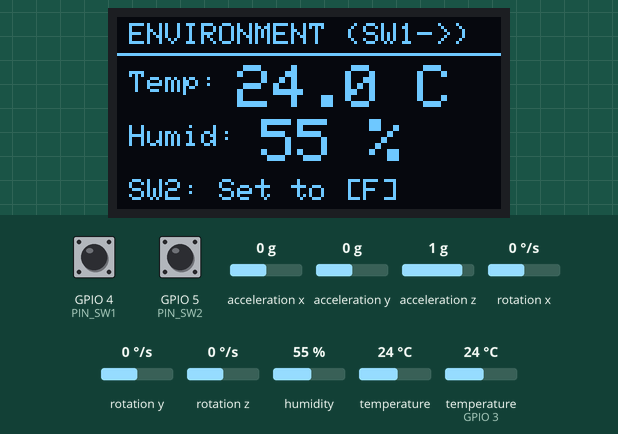
Bench run of a sketch on a simulated Seeed XIAO ESP32-C3. Parts: 128×64 one-colour display. The test bench sets the inputs (shaded band); at power-on: GPIO 4 (PIN_SW1) HIGH, acceleration x 0 g, GPIO 5 (PIN_SW2) HIGH, acceleration y 0 g, acceleration z 1 g, rotation x 0 °/s, rotation y 0 °/s, rotation z 0 °/s, humidity 55 %, temperature 24 °C, temperature (sensor on GPIO 3) 24 °C. What the sketch prints to the serial monitor is not drawn.

Above: at 3.5 s.
3.6 s: GPIO 4 (PIN_SW1) pulled LOW for 0.15 s
At 4.3 s:
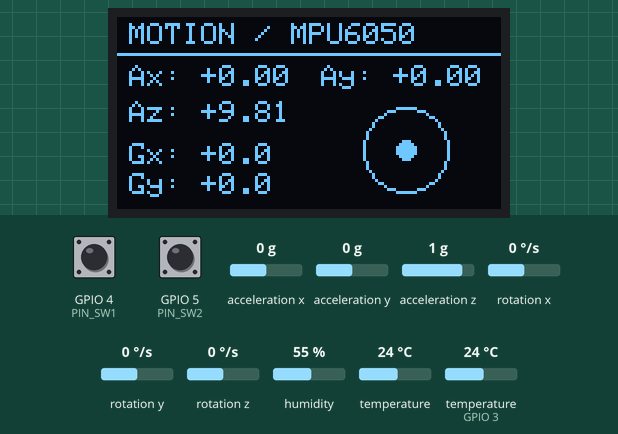
5.2 s: acceleration x set to -1.4 g
At 6.4 s:
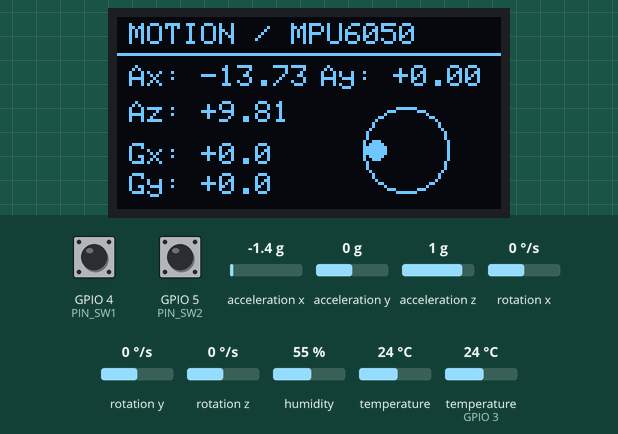
6.9 s: GPIO 4 (PIN_SW1) pulled LOW for 1 s
At 8.5 s:
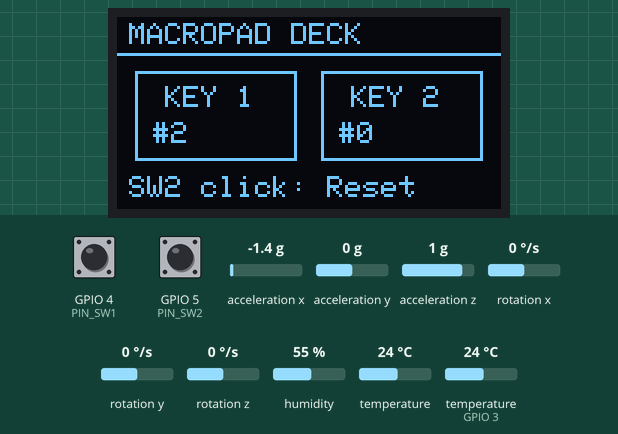
9.4 s: GPIO 5 (PIN_SW2) pulled LOW for 0.15 s
At 9.5 s:
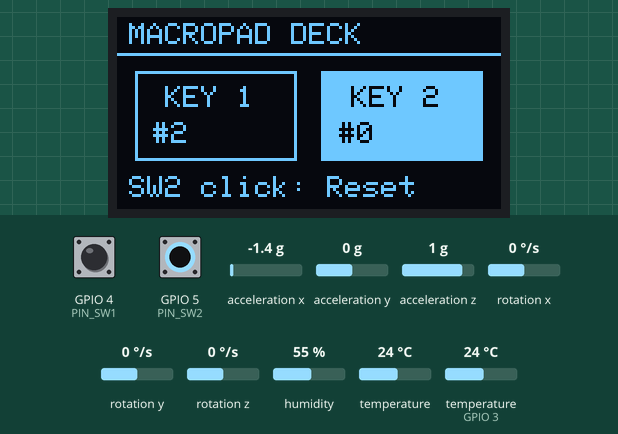
11.1 s: GPIO 4 (PIN_SW1) pulled LOW for 0.15 s
At 12.8 s:
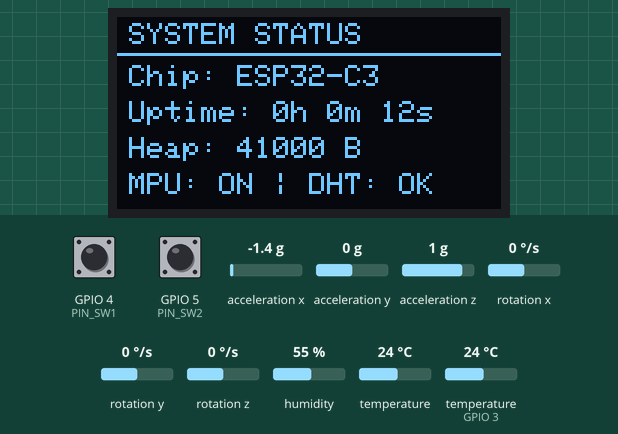
14.5 s: GPIO 4 (PIN_SW1) pulled LOW for 3.2 s
At 15.1 s:
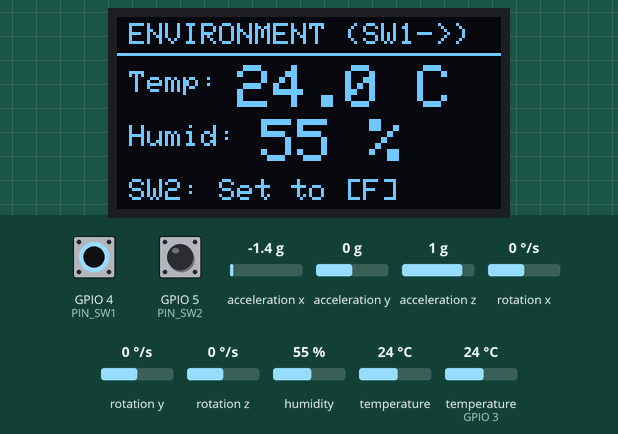
Timing chart, 0 to 17.5 s (numbered marks = the images above; inputs shaded):
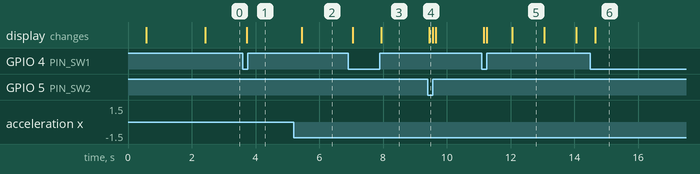

Measured:
- after the input at 3.6 s, the display: changes after 0.12 s (image 1)
- after the input at 5.2 s, the display: changes after 0.24 s (image 2)
- after the input at 6.9 s, the display: first changes after 0.15 s (image 3 shows a later state)
- after the input at 9.4 s, the display: changes after 0.05 s (image 4)
- after the input at 11.1 s, the display: first changes after 0.05 s (image 5 shows a later state)
- after the input at 14.5 s, the display: changes after 0.16 s (image 6)

The sketch:

half_life_firmware.ino
```cpp
/*
  =============================================================================
  Project: Half-Life Week 1 - Environmental & Motion MacroPad
  Author:  Pratham Prajapati (@ez-pratham)
  Board:   Seeed Studio XIAO ESP32-C3
  Description:
    Firmware for the Hack Club Half-Life Week 1 custom PCB.
    Features:
      - 0.96" I2C OLED Display (SSD1306 128x64)
      - DHT11 Digital Temperature & Humidity Sensor
      - GY-521 MPU6050 6-Axis Motion Tracking (Accelerometer & Gyroscope)
      - Dual Cherry MX Mechanical Key Switches with Software Debouncing
      - 4 Interactive Dashboard Modes:
          1. Environmental Monitor (Temp & Humidity with Comfort Gauge)
          2. Motion & Tilt Angle Monitor (Roll, Pitch, Accelerometer readings)
          3. MacroPad & Click Counter (Real-time key states and stats)
          4. System Diagnostics (Uptime, Free Heap, Sensor Health)
  =============================================================================
*/

#include <Wire.h>
#include <Adafruit_GFX.h>
#include <Adafruit_SSD1306.h>
#include <Adafruit_MPU6050.h>
#include <Adafruit_Sensor.h>
#include <DHT.h>

// -----------------------------------------------------------------------------
// Pin Configuration (Seeed Studio XIAO ESP32-C3 Pinout)
// -----------------------------------------------------------------------------
#define PIN_DHT         3    // D1 (GPIO3) - DHT11 Data line
#define PIN_SW1         4    // D2 (GPIO4) - Cherry MX Switch 1 (Mode Cycle)
#define PIN_SW2         5    // D3 (GPIO5) - Cherry MX Switch 2 (Action / Toggle)
#define PIN_SDA         6    // D4 (GPIO6) - I2C Serial Data
#define PIN_SCL         7    // D5 (GPIO7) - I2C Serial Clock

#define DHTTYPE         DHT11

// OLED Display Configuration
#define SCREEN_WIDTH    128
#define SCREEN_HEIGHT   64
#define OLED_RESET      -1
#define SCREEN_ADDRESS  0x3C // Typical I2C address for 0.96" SSD1306

// -----------------------------------------------------------------------------
// Global Object Instances
// -----------------------------------------------------------------------------
Adafruit_SSD1306 display(SCREEN_WIDTH, SCREEN_HEIGHT, &Wire, OLED_RESET);
DHT dht(PIN_DHT, DHTTYPE);
Adafruit_MPU6050 mpu;

// -----------------------------------------------------------------------------
// Application State & Variables
// -----------------------------------------------------------------------------
bool mpuAvailable = false;
bool oledAvailable = false;

// Display modes
enum DisplayMode {
  MODE_ENVIRONMENT = 0,
  MODE_MOTION      = 1,
  MODE_MACROPAD    = 2,
  MODE_SYSTEM      = 3,
  MODE_COUNT       = 4
};
DisplayMode currentMode = MODE_ENVIRONMENT;

// Button state tracking with debouncing
unsigned long lastDebounceTime1 = 0;
unsigned long lastDebounceTime2 = 0;
const unsigned long debounceDelay = 50; // ms
int lastButtonState1 = HIGH;
int lastButtonState2 = HIGH;
int buttonState1 = HIGH;
int buttonState2 = HIGH;

// Keypress statistics
unsigned long sw1PressCount = 0;
unsigned long sw2PressCount = 0;

// Sensor data cache
float temperature = 0.0;
float humidity = 0.0;
bool fahrenheitUnit = false;
sensors_event_t a, g, temp_mpu;

// Timing loops
unsigned long lastSensorReadTime = 0;
const unsigned long sensorReadInterval = 1500; // ms (DHT11 sample rate)

unsigned long lastDisplayUpdateTime = 0;
const unsigned long displayUpdateInterval = 100; // 10 FPS refresh for snappy UI

// -----------------------------------------------------------------------------
// Setup Routine
// -----------------------------------------------------------------------------
void setup() {
  Serial.begin(115200);
  delay(500);
  Serial.println("\n=========================================");
  Serial.println("  Half-Life Week 1 PCB - Starting Up     ");
  Serial.println("  Designed by Pratham Prajapati          ");
  Serial.println("=========================================");

  // Configure switch inputs with internal pull-up resistors
  pinMode(PIN_SW1, INPUT_PULLUP);
  pinMode(PIN_SW2, INPUT_PULLUP);

  // Initialize I2C Bus with custom pins if required
  Wire.begin(PIN_SDA, PIN_SCL);

  // Initialize OLED
  if (display.begin(SSD1306_SWITCHCAPVCC, SCREEN_ADDRESS)) {
    oledAvailable = true;
    display.clearDisplay();
    display.setTextColor(SSD1306_WHITE);

    // Splash screen animation
    display.setTextSize(1);
    display.setCursor(18, 10);
    display.println("HALF-LIFE: WEEK 1");
    display.drawFastHLine(10, 22, 108, SSD1306_WHITE);
    display.setCursor(22, 28);
    display.println("ESP32-C3 MacroPad");
    display.setCursor(30, 42);
    display.println("by Pratham");
    display.drawRect(0, 0, 128, 64, SSD1306_WHITE);
    display.display();
    delay(1800);
  } else {
    Serial.println("[WARN] SSD1306 OLED not found at 0x3C!");
  }

  // Initialize DHT11
  dht.begin();
  Serial.println("[INFO] DHT11 Initialized.");

  // Initialize MPU6050
  if (mpu.begin(0x68, &Wire)) {
    mpuAvailable = true;
    mpu.setAccelerometerRange(MPU6050_RANGE_8_G);
    mpu.setGyroRange(MPU6050_RANGE_500_DEG);
    mpu.setFilterBandwidth(MPU6050_BAND_21_HZ);
    Serial.println("[INFO] MPU6050 IMU connected successfully.");
  } else {
    Serial.println("[WARN] MPU6050 not detected at 0x68 (will retry dynamically).");
  }

  // Initial sensor read
  readSensors();
}

// -----------------------------------------------------------------------------
// Sensor Polling Function
// -----------------------------------------------------------------------------
void readSensors() {
  // Read DHT11
  float h = dht.readHumidity();
  float t = dht.readTemperature();

  if (!isnan(h) && !isnan(t)) {
    humidity = h;
    temperature = t;
  }

  // Read MPU6050 if active
  if (mpuAvailable) {
    mpu.getEvent(&a, &g, &temp_mpu);
  }
}

// -----------------------------------------------------------------------------
// Input Handling & Debouncing
// -----------------------------------------------------------------------------
void handleButtons() {
  int reading1 = digitalRead(PIN_SW1);
  int reading2 = digitalRead(PIN_SW2);

  // Debounce Switch 1 (Mode Switcher)
  if (reading1 != lastButtonState1) {
    lastDebounceTime1 = millis();
  }
  if ((millis() - lastDebounceTime1) > debounceDelay) {
    if (reading1 != buttonState1) {
      buttonState1 = reading1;
      if (buttonState1 == LOW) { // Pressed (active LOW)
        sw1PressCount++;
        currentMode = (DisplayMode)((currentMode + 1) % MODE_COUNT);
        Serial.printf("[BUTTON] SW1 Pressed! Switched to Mode %d\n", currentMode);
      }
    }
  }
  lastButtonState1 = reading1;

  // Debounce Switch 2 (Context Action Button)
  if (reading2 != lastButtonState2) {
    lastDebounceTime2 = millis();
  }
  if ((millis() - lastDebounceTime2) > debounceDelay) {
    if (reading2 != buttonState2) {
      buttonState2 = reading2;
      if (buttonState2 == LOW) { // Pressed (active LOW)
        sw2PressCount++;
        Serial.printf("[BUTTON] SW2 Pressed! Action triggered.\n");
        // Action depends on current mode
        if (currentMode == MODE_ENVIRONMENT) {
          fahrenheitUnit = !fahrenheitUnit; // Toggle Celsius / Fahrenheit
        } else if (currentMode == MODE_MACROPAD) {
          // Reset counters if long held or toggle
          sw1PressCount = 0;
          sw2PressCount = 0;
        }
      }
    }
  }
  lastButtonState2 = reading2;
}

// -----------------------------------------------------------------------------
// UI Rendering Screens
// -----------------------------------------------------------------------------

// Screen 1: Environmental Sensor View
void drawEnvironmentScreen() {
  display.setTextSize(1);
  display.setCursor(4, 2);
  display.print("ENVIRONMENT (SW1->)");

  display.drawFastHLine(0, 12, 128, SSD1306_WHITE);

  // Temperature
  display.setCursor(4, 18);
  display.print("Temp:");
  display.setTextSize(2);
  display.setCursor(40, 16);
  if (fahrenheitUnit) {
    float f = (temperature * 9.0 / 5.0) + 32.0;
    display.printf("%.1f F", f);
  } else {
    display.printf("%.1f C", temperature);
  }

  // Humidity
  display.setTextSize(1);
  display.setCursor(4, 36);
  display.print("Humid:");
  display.setTextSize(2);
  display.setCursor(48, 34);
  display.printf("%.0f %%", humidity);

  // Status footer
  display.setTextSize(1);
  display.setCursor(4, 54);
  display.print("SW2: ");
  display.print(fahrenheitUnit ? "Set to [C]" : "Set to [F]");
}

// Screen 2: 6-Axis Motion / IMU View
void drawMotionScreen() {
  display.setTextSize(1);
  display.setCursor(4, 2);
  display.print("MOTION / MPU6050");
  display.drawFastHLine(0, 12, 128, SSD1306_WHITE);

  if (!mpuAvailable) {
    display.setCursor(14, 26);
    display.print("Sensor Offline");
    display.setCursor(4, 42);
    display.print("Checking I2C 0x68...");
    return;
  }

  // Accelerometer values (m/s^2)
  display.setCursor(4, 16);
  display.printf("Ax: %+.2f", a.acceleration.x);
  display.setCursor(68, 16);
  display.printf("Ay: %+.2f", a.acceleration.y);

  display.setCursor(4, 28);
  display.printf("Az: %+.2f", a.acceleration.z);

  // Approximate Tilt Visualization Bubble
  int centerX = 96;
  int centerY = 44;
  int radius = 14;
  display.drawCircle(centerX, centerY, radius, SSD1306_WHITE);

  // Constrain bubble within circle
  int bx = centerX + (int)(a.acceleration.x * 1.2);
  int by = centerY - (int)(a.acceleration.y * 1.2);
  display.fillCircle(constrain(bx, centerX - 10, centerX + 10),
                     constrain(by, centerY - 10, centerY + 10),
                     3, SSD1306_WHITE);

  // Gyroscope Rate (rad/s)
  display.setCursor(4, 42);
  display.printf("Gx: %+.1f", g.gyro.x);
  display.setCursor(4, 52);
  display.printf("Gy: %+.1f", g.gyro.y);
}

// Screen 3: MacroPad & Key Switch Diagnostics
void drawMacroPadScreen() {
  display.setTextSize(1);
  display.setCursor(4, 2);
  display.print("MACROPAD DECK");
  display.drawFastHLine(0, 12, 128, SSD1306_WHITE);

  // SW1 Box
  bool sw1Active = (digitalRead(PIN_SW1) == LOW);
  if (sw1Active) {
    display.fillRect(6, 18, 54, 30, SSD1306_WHITE);
    display.setTextColor(SSD1306_BLACK);
  } else {
    display.drawRect(6, 18, 54, 30, SSD1306_WHITE);
    display.setTextColor(SSD1306_WHITE);
  }
  display.setCursor(16, 23);
  display.print("KEY 1");
  display.setCursor(12, 35);
  display.printf("#%lu", sw1PressCount);

  // SW2 Box
  bool sw2Active = (digitalRead(PIN_SW2) == LOW);
  display.setTextColor(SSD1306_WHITE);
  if (sw2Active) {
    display.fillRect(68, 18, 54, 30, SSD1306_WHITE);
    display.setTextColor(SSD1306_BLACK);
  } else {
    display.drawRect(68, 18, 54, 30, SSD1306_WHITE);
    display.setTextColor(SSD1306_WHITE);
  }
  display.setCursor(78, 23);
  display.print("KEY 2");
  display.setCursor(74, 35);
  display.printf("#%lu", sw2PressCount);

  // Footer
  display.setTextColor(SSD1306_WHITE);
  display.setCursor(4, 53);
  display.print("SW2 click: Reset");
}

// Screen 4: System Information Screen
void drawSystemScreen() {
  display.setTextSize(1);
  display.setCursor(4, 2);
  display.print("SYSTEM STATUS");
  display.drawFastHLine(0, 12, 128, SSD1306_WHITE);

  display.setCursor(4, 16);
  display.print("Chip: ESP32-C3");

  display.setCursor(4, 28);
  unsigned long uptimeSec = millis() / 1000;
  display.printf("Uptime: %luh %lum %lus", uptimeSec / 3600, (uptimeSec % 3600) / 60, uptimeSec % 60);

  display.setCursor(4, 40);
  display.printf("Heap: %u B", ESP.getFreeHeap());

  display.setCursor(4, 52);
  display.printf("MPU: %s | DHT: OK", mpuAvailable ? "ON" : "OFF");
}

// -----------------------------------------------------------------------------
// Main Loop
// -----------------------------------------------------------------------------
void loop() {
  // 1. Process inputs
  handleButtons();

  // 2. Poll sensors periodically
  if (millis() - lastSensorReadTime >= sensorReadInterval) {
    lastSensorReadTime = millis();
    readSensors();
  }

  // 3. Refresh display UI
  if (oledAvailable && (millis() - lastDisplayUpdateTime >= displayUpdateInterval)) {
    lastDisplayUpdateTime = millis();
    display.clearDisplay();

    switch (currentMode) {
      case MODE_ENVIRONMENT:
        drawEnvironmentScreen();
        break;
      case MODE_MOTION:
        drawMotionScreen();
        break;
      case MODE_MACROPAD:
        drawMacroPadScreen();
        break;
      case MODE_SYSTEM:
        drawSystemScreen();
        break;
    }

    display.display();
  }
}
```
